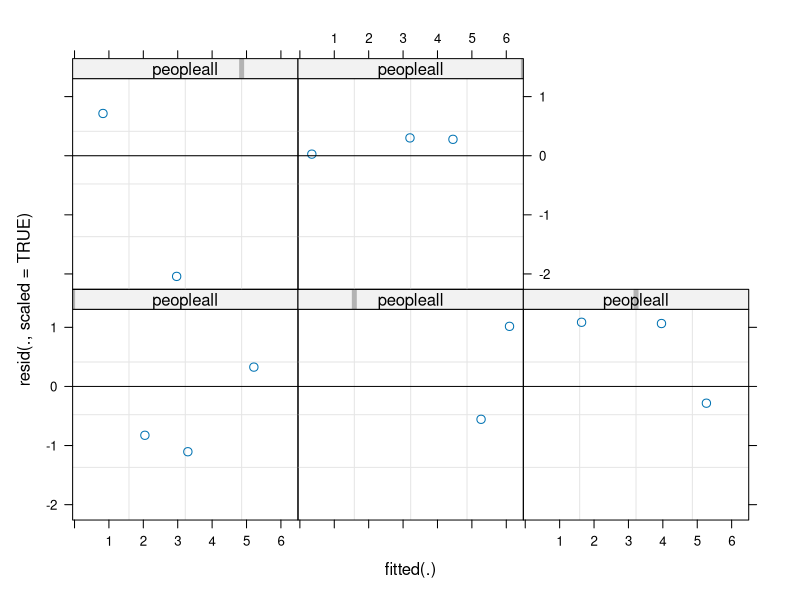
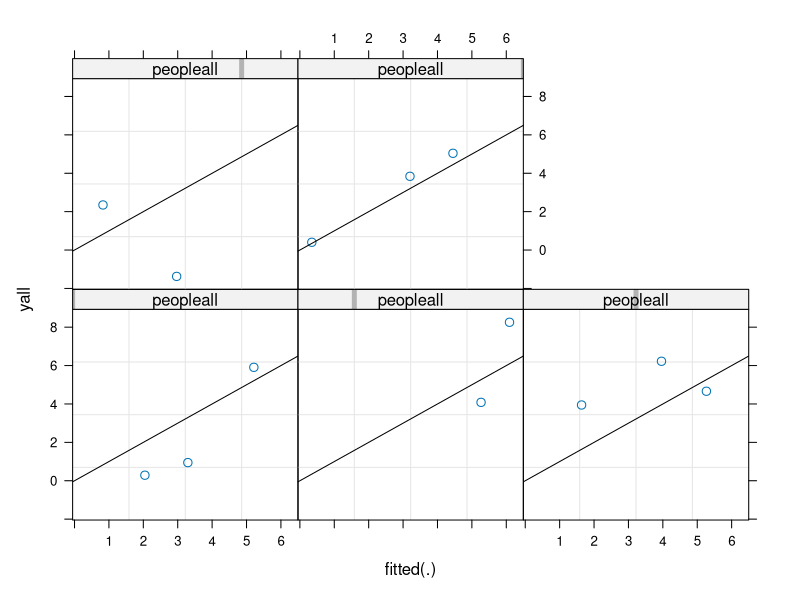
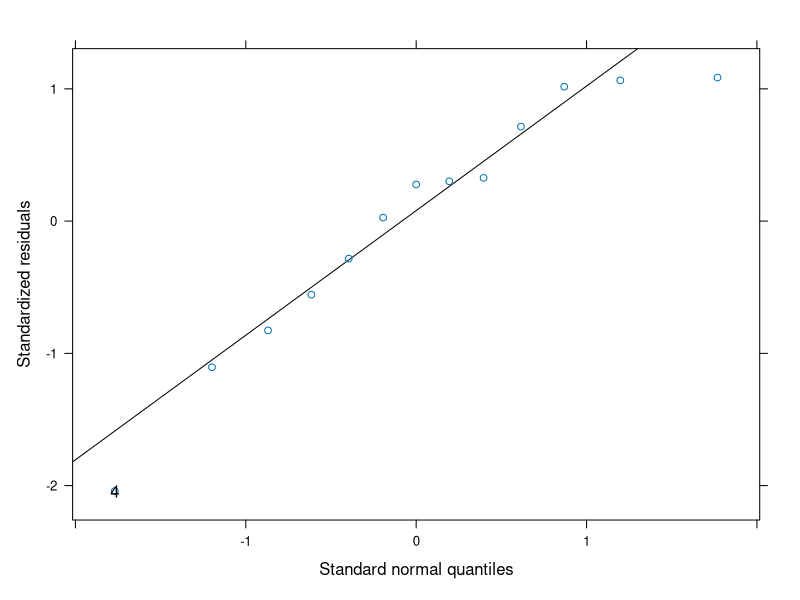
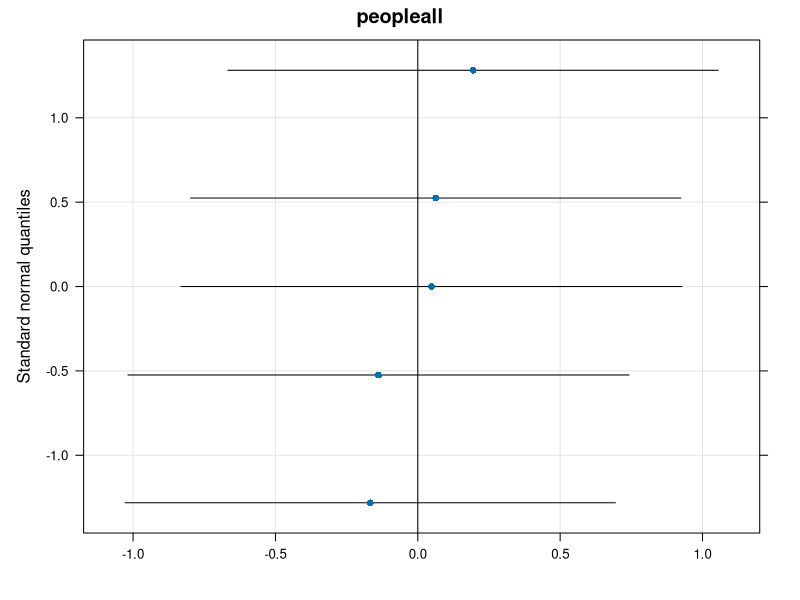

Here is the R script that generated these plots, in order:
rm(list = ls())
alpha <- -2
beta <- 2
n <- c(3, 2, 3, 2, 3)
npeople <- length(n)
x <- matrix(rep(0, length=max(n) * npeople),ncol = npeople)
for (i in 1:npeople){ 
  x[1:n[i], i] <- runif(n[i], min = 1, max = 5)
  x[1:n[i], i] <- sort(x[1:n[i], i])
}
ai <- rnorm(npeople, mean = 0, sd = 1) 
xall <- NULL
yall <- NULL
peopleall <- NULL
for (i in 1:npeople){
  xall <- c(xall, x[1:n[i], i]) # combine x
  # generate y
  y <- rep(alpha + ai[i], length = n[i]) +
    beta * x[1:n[i],i] +
    rnorm(n[i], mean = 0, sd = 2) # noise
  yall <- c(yall, y) # combine y
  people <- rep(i, length = n[i])
  peopleall <- c(peopleall, people)
}
data1 <- data.frame(yall,peopleall,xall)
library(lme4)
model <- lmer(yall~xall+(1|peopleall), data = data1)
summary(model)
## standardized residuals versus fitted values by peopleall
plot(model, resid(., scaled=TRUE) ~ fitted(.) | peopleall, abline = 0)
## observed versus fitted values by peopleall
plot(model, yall ~ fitted(.) | peopleall, abline = c(0,1))
library(lattice) ## needed for qqmath
qqmath(model, id=0.05)
qqmath(ranef(model, condVar = TRUE), strip = FALSE)$peopleall
